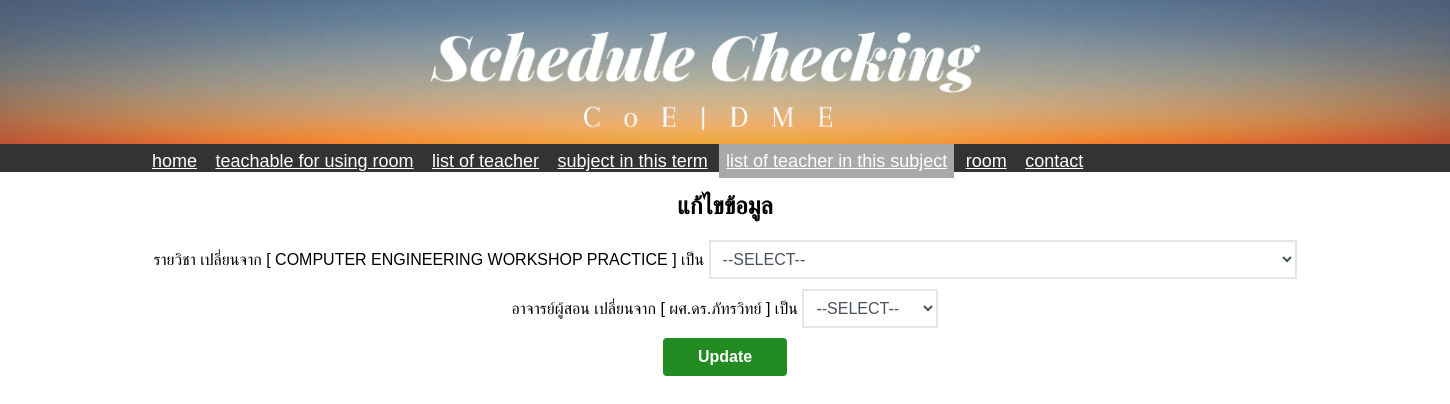
The page /ScheduleChecking/lecture_course_Edit.php?id=17 on the database its author committed.
### tables this page shows
CREATE TABLE `lec_course` (
  `lc_index` int(11) NOT NULL,
  `lec_id` int(255) NOT NULL,
  `course_id` int(255) NOT NULL
);

CREATE TABLE `course` (
  `course_index` int(11) NOT NULL,
  `degree` varchar(50) NOT NULL,
  `course_id` varchar(10) NOT NULL,
  `course_name` varchar(50) NOT NULL,
  `course_weight` int(10) NOT NULL,
  `lec_lab` varchar(11) NOT NULL,
  `course_cond` varchar(50) NOT NULL,
  `course_option` varchar(50) NOT NULL,
  `semester` int(10) NOT NULL,
  `year_type` varchar(10) NOT NULL
);

CREATE TABLE `lecture` (
  `lec_id` int(11) NOT NULL,
  `lecture_name` varchar(50) NOT NULL
);

### ScheduleChecking/lecture_course_Edit.php (the view, shortened to what this page needs)
<?php
include('header.php');
?>
<div id="main-content" align='center'>
    <h2>แก้ไขข้อมูล</h2>
    <?php
    $lcID = $_GET['id'];
    $sql = "SELECT * FROM lec_course INNER JOIN lecture ON lec_course.lec_id = lecture.lec_id
    INNER JOIN course ON lec_course.course_id = course.course_index WHERE lc_index = $lcID";
    $res = mysqli_query($dbcon, $sql) or die("Query Unsuccessful");
    if (mysqli_num_rows($res) > 0) {
        while ($row = mysqli_fetch_assoc($res)) {
    ?>
            <form class="post-form" action="lecture_course_update_P.php" method="post">
                <div class="form-group">
                    <label>รายวิชา </label>
                    <label>เปลี่ยนจาก <?php echo " [ " .  $row['course_name'] . " ] เป็น"; ?></label>
                    <select name="cs_idName">
                        <option value="" selected disabled>--Select--</option>
                    </select>
                    <br>
                    <label>อาจารย์ผู้สอน </label>
                    <label>เปลี่ยนจาก <?php echo " [ " .  $row['lecture_name'] . " ] เป็น"; ?></label>
                    <select name="lectureID">
                        <option value="" selected disabled>--Select--</option>
                    </select>
                    <br>
                    <input class="submit" type="submit" value="Update">
                </div>
            </form>
    <?php }
    } ?>
</div>

### ScheduleChecking/header.php (style rules this page uses)
body { font-family: 'Athiti', sans-serif; margin: 0; background-color: transparent; }
select { border: 2px solid #E3E7E4; background-color: white; text-transform: uppercase; color: #47515c; padding: 8px 8px 8px 8px; width: auto; cursor: pointer; margin-bottom: 10px; font-size: 16px; }
select>option { text-transform: uppercase; padding: 5px 0px; }
input[type=submit] { background-color: forestgreen; text-decoration: none; color: white; padding: 10px 35px 10px 35px; font-size: 16px; font-weight: bold; border: 0px solid #FF4500; cursor: pointer; border-radius: 4px; }

### rows shown on the page
lec_course: course.course_name "COMPUTER ENGINEERING WORKSHOP PRACTICE", lec.lecture_name "ผศ.ดร.ภัทรวิทย์"
